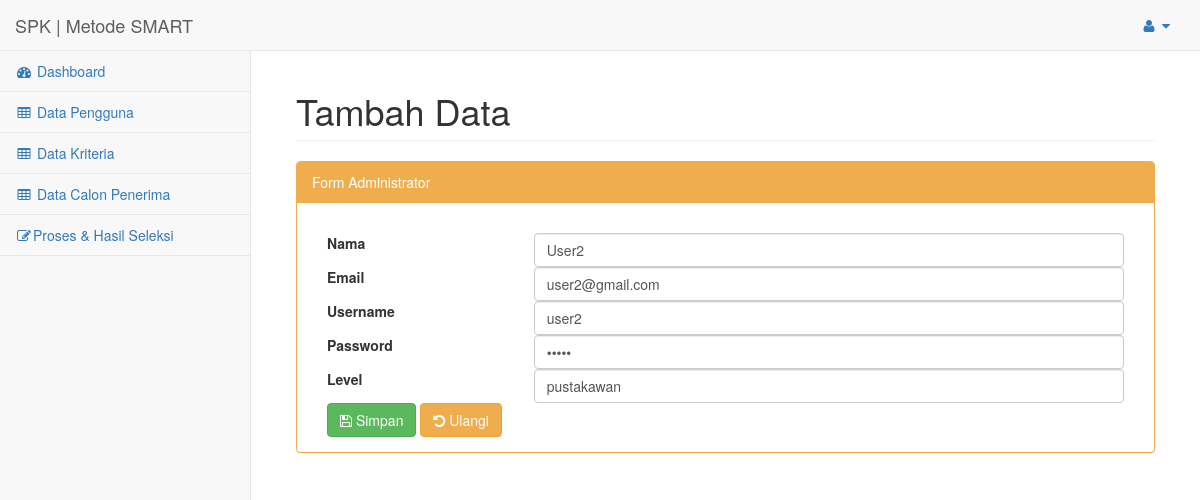
The app's page /index.php?url=data_pengguna_ubah&id=3 (signed in) with its own data.
### tables this page shows
CREATE TABLE `pengguna` (
  `id` int(11) NOT NULL AUTO_INCREMENT,
  `nama` varchar(255) NOT NULL,
  `email` varchar(255) DEFAULT NULL,
  `username` varchar(255) NOT NULL,
  `password` varchar(255) NOT NULL,
  `level` varchar(255) NOT NULL,
  PRIMARY KEY (`id`),
  UNIQUE KEY `username` (`username`),
  UNIQUE KEY `email` (`email`)
);

### config/routes.php (called while the page is built, shortened)
<?php
$include = [];
if(isset($_GET['url'])){
	switch ($_GET['url']) {
		case 'data_pengguna_ubah':
			$include[] = 'halaman/pengguna/ubah.php';
			break;
	}
}else{
	$include[] = 'halaman/dashboard.php';
}
?>

### config/pengguna/load_detail.php (called while the page is built)
<?php
include 'config/koneksi.php';
$id = $_GET['id'];
$hasil = mysqli_query($koneksi, "SELECT * FROM pengguna where id='$id'");
while ($data = mysqli_fetch_assoc($hasil)) {
	$data_pengguna[] = $data;
}
 ?>

### halaman/pengguna/form.php (the view, shortened to what this page needs)
<div class="form-group">
	<div class="col-lg-3">
		<label>Nama</label>
	</div>
	<div class="col-lg-9">
		<input class="form-control" type="text" name="nama" placeholder="Nama" required="" value="<?php if(isset($data_pengguna)) echo $data_pengguna[0]['nama']; ?>" >
	</div>
</div>
<div class="form-group">
	<div class="col-lg-3">
		<label>Email</label>
	</div>
	<div class="col-lg-9">
		<input class="form-control" type="text" name="email" placeholder="Email" required="" value="<?php if(isset($data_pengguna)) echo $data_pengguna[0]['email']; ?>" >
	</div>
</div>
<div class="form-group">
	<div class="col-lg-3">
		<label>Username</label>
	</div>
	<div class="col-lg-9">
		<input class="form-control" type="text" name="username" placeholder="Username" required="" value="<?php if(isset($data_pengguna)) echo $data_pengguna[0]['username']; ?>">
	</div>
</div>
<div class="form-group">
	<div class="col-lg-3">
		<label>Password</label>
	</div>
	<div class="col-lg-9">
		<input class="form-control" type="password" name="password" placeholder="Password" required="" value="<?php if(isset($data_pengguna)) echo $data_pengguna[0]['password']; ?>" >
	</div>
</div>
<div class="form-group">
	<div class="col-lg-3">
		<label>Level</label>
	</div>
	<div class="col-lg-9">
		<input class="form-control" type="text" name="level" placeholder="Level" required="" value="<?php if(isset($data_pengguna)) echo $data_pengguna[0]['level']; ?>" >
	</div>
</div>

### index.php (shortened to what this page needs)
<?php
include 'config/routes.php';
 include 'halaman/header.php';
foreach ($req as $key => $value) {
	require_once $value;
}
foreach ($include as $key => $value) {
	require_once $value;
}
include 'halaman/footer.php';
?>

### halaman/pengguna/ubah.php
<div id="page-wrapper">
    <div class="container-fluid">
        <div class="row">
            <div class="col-lg-12">
                <h1 class="page-header">Tambah Data</h1>
            </div>
        </div>
        <div class="row">
        	<div class="col-lg-12">
        		<div class="panel panel-yellow">
        			<div class="panel-heading">
        				Form Administrator
        			</div>
        			<div class="panel-body">
        				<form action="config/pengguna/proses_ubah.php?id=<?php echo $_GET['id'] ?>" method="post">
        					<?php include 'halaman/pengguna/form.php'; ?>
        					<div class="form-group">
		<div class="col-lg-12">
			<button type="submit" class="btn btn-md btn-success"><i class="fa fa-save"></i> Simpan</button>
			<button type="reset" class="btn btn-md btn-warning"><i class="fa fa-undo"></i> Ulangi</button>
		</div>
	</div>
        				</form>
        			</div>
        		</div>
        	</div>
        </div>
    </div>
</div>

### records on screen
pengguna: nama "User2", email "user2@gmail.com", username "user2", level "pustakawan"
